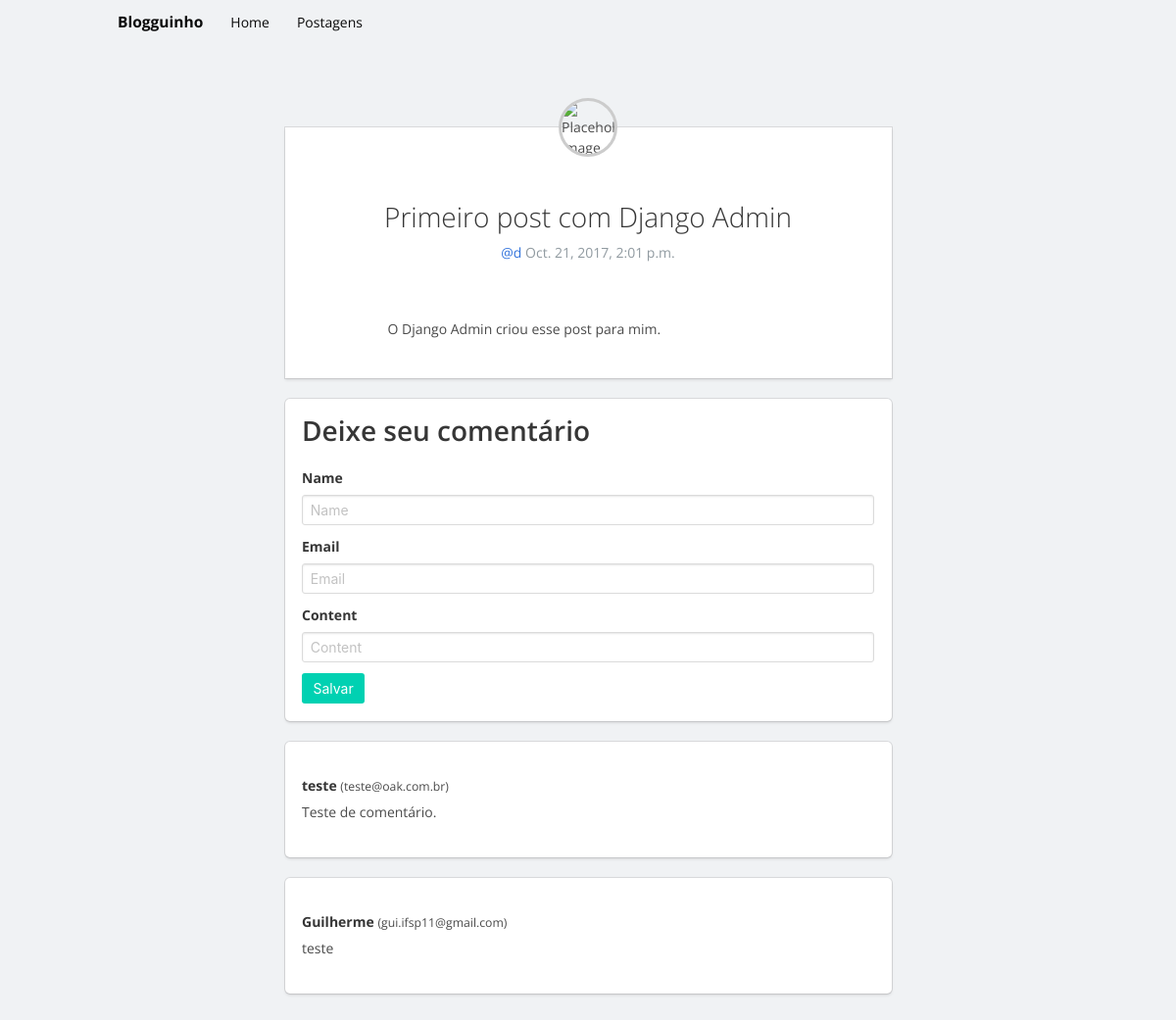
/blog/primeiro-post-com-django-admin/, run on the app's committed database.
### blog/models.py (models this page shows, shortened)
class Post(models.Model):
    created_at = models.DateTimeField(auto_now_add=True)
    title = models.CharField(max_length=100)
    content = models.TextField()
    post_slug = models.SlugField(unique=True)

class Comment(models.Model):
    name = models.CharField(max_length=50)
    email = models.EmailField()
    content = models.TextField()
    post = models.ForeignKey('blog.Post',
                             related_name='comments',
                             on_delete=models.CASCADE)

### blog/views.py (the view)
# urls.py: url(r'(?P<post_slug>[-\w]+)/$', views.detail, name='post-detail'),
def detail(request, post_slug):
    post = get_object_or_404(Post, post_slug=post_slug or request.POST['post_slug'])
    form = CommentForm(request.POST or None)
    if request.method == 'POST' and form.is_valid():
        comment = form.save(commit=False)
        comment.post = post
        comment.save()
        return redirect('post-detail', post_slug=comment.post.post_slug)
    ctx = {
        'post': post,
        'comment_form': form,
    }
    return render(request, 'blog/detail.html', ctx)

### blog/forms.py
class CommentForm(forms.ModelForm):
    class Meta:
        model = Comment
        fields = ('name', 'email', 'content',)

### blog/templates/blog/detail.html (shortened to what this page needs)
{% extends 'base.html' %}
{% block content %}
	<section class="articles">
    <div class="column is-8 is-offset-2">
    	<div class="card article">
		    <div class="card-content">
		      <div class="media">
		        <div class="media-center">
		          <img src="http://www.radfaces.com/images/avatars/baby-sinclair.jpg" class="author-image" alt="Placeholder image">
		        </div>
		        <div class="media-content has-text-centered">
		          <p class="title article-title">{{ post.title }}</p>
		          <p class="subtitle is-6 article-subtitle">
		            <a href="#">@d</a> {{ post.created_at }}
		          </p>
		        </div>
		      </div>
		    	<div class="content article-body">
		        <p>{{ post.content }}</p>
		    	</div>
		  	</div>
			</div>
		</div>
    <div class="column is-8 is-offset-2">
    	<div class="box">
				<h1 class="title">Deixe seu comentário</h1>
				<form action="{% url 'post-detail' post.post_slug %}" method="POST">{% csrf_token %}
	  			{% for field in comment_form %}
  				<div class="field">
					  <label class="label">{{ field.label }}</label>
					  <div class="control">
					    <input
					    	class="input" type="text"
					    	placeholder="{{ field.label }}"
					    	maxlength="{{ field.field.max_length }}"
								id="{{ field.id_for_label }}"
					    	name="{{ field.html_name }}">
					 	</div>
					</div>
	  			{% endfor %}
	  			<div class="control">
					  <input class="button is-primary" type="submit" value="Salvar">
					</div>
	    	</form>
			</div>
			{% for comment in post.comments.all %}
			<div class="box">
			  <article>
			      <div class="content">
			        <p>
			          <strong>{{ comment.name }}</strong> <small>({{ comment.email }})</small>
			          <br>
			          {{ comment.content }}
			        </p>
			      </div>
			  </article>
		  </div>
		  {% endfor %}
    </div>
  </section>
{% endblock %}

### templates/base.html (shortened to what this page needs)
<!DOCTYPE html>
<html lang="en">
<head>
	<link rel="stylesheet" href="https://cdnjs.cloudflare.com/ajax/libs/font-awesome/4.7.0/css/font-awesome.min.css" />
  {% load static %}
  <link rel="stylesheet" href="{% static 'css/bulma.min.css' %}">
  <link rel="stylesheet" href="{% static 'css/blog.css' %}">
</head>
<body>
	<div class="container">
    <nav class="navbar is-white">
      <div class="navbar-brand">
        <a class="navbar-item brand-text" href="../">
          Blogguinho
        </a>
      </div>
      <div id="navMenu" class="navbar-menu">
        <div class="navbar-start">
          <a class="navbar-item" href="{% url 'index' %}">
            Home
          </a>
          <a class="navbar-item" href="#">
            Postagens
          </a>
        </div>
      </div>
    </nav>
    {% block content %}
    {% endblock %}
	</div>
</body>
</html>

### static/css/blog.css (style rules this page uses)
html,body { font-family: 'Open Sans', sans-serif; font-size: 14px; background: #F0F2F4; }
.navbar.is-white { background: #F0F2F4; }
.navbar-brand .brand-text { font-size: 1.11rem; font-weight: bold; }
.articles { margin: 5rem 0; }
.articles .content p { line-height: 1.9; margin: 15px 0; }
.author-image { position: absolute; top: -30px; left: 50%; width: 60px; height: 60px; margin-left: -30px; border: 3px solid #ccc; border-radius: 50%; }
.media-center { display: block; margin-bottom: 1rem; }
.media-content { margin-top: 3rem; }
.article, .promo-block { margin-top: 6rem; }
div.column.is-8:first-child { padding-top: 0; margin-top: 0; }
.article-title { font-size: 2rem; font-weight: lighter; line-height: 2; }
.article-subtitle { color: #909AA0; margin-bottom: 3rem; }
.article-body { line-height: 1.4; margin: 0 6rem; }

### data on the page
Post: title "Primeiro post com Django Admin", created_at "Oct. 21, 2017, 2:01 p.m.", content "O Django Admin criou esse post para mim."
Comment: name "teste", email "teste@oak.com.br", content "Teste de comentário."
Comment: name "Guilherme", email "gui.ifsp11@gmail.com", content "teste"

### other printed values
{{ field.label }} "Name" "Email" "Content"
